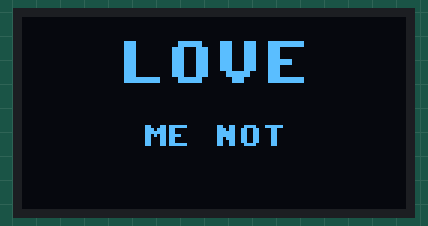
This program was run on a simulated ESP8266 board running MicroPython. Shown: 128×64 one-colour display. Random numbers come from a fixed seed.

Above: at 3.3 s.
At 13.2 s:
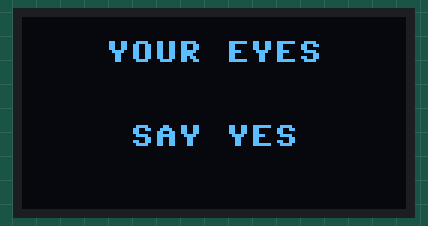
At 18.2 s:
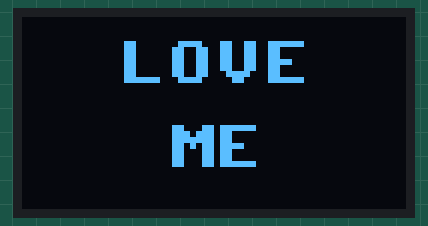
At 21.5 s:
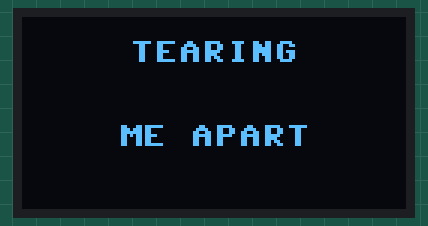
At 32.7 s:
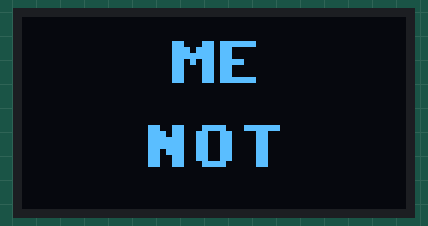
At 36.1 s:
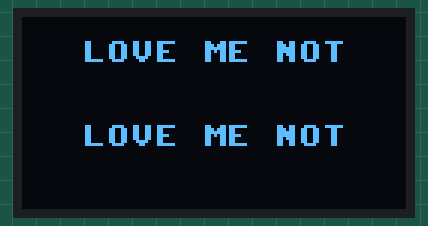

Measured:
- what the display in image 0 shows lasts 0.8 s, from 3.2 s to 4.0 s
- what the display in image 1 shows lasts 2.1 s, from 13.1 s to 15.2 s
- what the display in image 5 shows lasts 1.3 s, from 36.1 s to 37.4 s

The program:

micropython_script.py
```python
# ╔══════════════════════════════════════════╗
# ║   "LOVE ME NOT" — OLED Lyric Animation  ║
# ║   MicroPython · ESP8266 + SSD1306 128x64 ║
# ║   SCL → D3 (GPIO 0)  SDA → D2 (GPIO 4)  ║
# ╚══════════════════════════════════════════╝
#
# Flash MicroPython firmware first, then upload this as main.py
#
# Required library — upload to ESP8266 alongside this file:
#   ssd1306.py  →  https://github.com/micropython/micropython-lib/blob/master/micropython/drivers/display/ssd1306/ssd1306.py
#
# Quick install via mpremote / Thonny / ampy:
#   mpremote mip install ssd1306
#
# ── Timing ────────────────────────────────────────────────
# One beat in ms — change to match your song BPM
#   120 BPM → 500  |  100 BPM → 600  |  140 BPM → 428
BEAT_MS = 500

from machine import Pin, I2C, ADC
import ssd1306
import utime
import urandom

# ── Pin & display setup ───────────────────────────────────
# D2 = GPIO4 (SDA),  D3 = GPIO0 (SCL)
i2c = I2C(scl=Pin(0), sda=Pin(4), freq=400000)
oled = ssd1306.SSD1306_I2C(128, 64, i2c, addr=0x3C)

W = 128
H = 64

# ── Lyric list ────────────────────────────────────────────
# (line1, line2, beats, style)
# style: 0=glitch  1=typewriter  2=heartbeat  3=shake
#        4=scanline  5=split  6=strobe  7=matrix
LYRICS = [
    ("LOVE",        "ME NOT",      4, 2),
    ("DO YOU",      "LOVE ME?",    3, 0),
    ("OR NOT?",     "",            2, 6),
    ("I CAN'T",     "TELL...",     4, 1),
    ("YOUR EYES",   "SAY YES",     4, 5),
    ("YOUR LIPS",   "SAY NO",      4, 3),
    ("LOVE",        "ME",          2, 2),
    ("NOT",         "",            2, 6),
    ("TEARING",     "ME APART",    4, 4),
    ("LOVE ME",     "LOVE ME",     3, 7),
    ("NOT",         "",            2, 6),
    ("JUST",        "DECIDE!",     4, 3),
    ("LOVE",        "<3",          3, 2),
    ("ME",          "NOT",         4, 5),
    ("LOVE ME NOT", "LOVE ME NOT", 5, 7),
    ("I STILL",     "LOVE YOU",    5, 1),
    ("",            "...",         3, 4),
    ("LOVE",        "ME NOT",      6, 2),
]

# ── Helpers ───────────────────────────────────────────────
def cls():
    oled.fill(0)

def show():
    oled.show()

def rnd(n):
    return urandom.randint(0, n - 1) if n > 1 else 0

def sleep(ms):
    utime.sleep_ms(ms)

def ticks():
    return utime.ticks_ms()

def elapsed(t):
    return utime.ticks_diff(ticks(), t)

def auto_size(txt):
    n = len(txt)
    if n <= 4: return 2   # MicroPython ssd1306 supports scale 1-4
    if n <= 7: return 1
    return 1

# MicroPython's ssd1306 uses text(str, x, y) with 8×8 pixel chars.
# Scale 2 = 16×16 per char, scale 1 = 8×8 per char.
def char_w(scale): return 8 * scale
def char_h(scale): return 8 * scale

def centered_text(txt, y, scale=1):
    """Draw text centred horizontally at row y."""
    w = len(txt) * char_w(scale)
    x = max(0, (W - w) // 2)
    # ssd1306.text doesn't support scaling natively — use framebuf trick
    if scale == 1:
        oled.text(txt, x, y)
    else:
        # Draw scaled by blitting a tiny framebuf
        import framebuf
        tmp = framebuf.FrameBuffer(
            bytearray(len(txt) * 8 * 8 // 8 + 8), len(txt) * 8, 8,
            framebuf.MONO_HLSB)
        tmp.fill(0)
        tmp.text(txt, 0, 0, 1)
        # Scale up manually — each pixel becomes scale×scale block
        for cy in range(8):
            for cx in range(len(txt) * 8):
                if tmp.pixel(cx, cy):
                    oled.fill_rect(x + cx * scale, y + cy * scale,
                                   scale, scale, 1)

def draw_lyrics(l1, l2, ox=0, oy=0):
    has_two = len(l2) > 0
    if has_two:
        s1 = auto_size(l1)
        s2 = auto_size(l2)
        centered_text(l1, oy + 8,  s1)
        centered_text(l2, oy + 36, s2)
    else:
        s1 = auto_size(l1)
        centered_text(l1, oy + 20, s1)

# ox shifting version (glitch/shake needs x offset)
def draw_lyrics_ox(l1, l2, ox=0, oy=0):
    """Draw lyrics with a horizontal pixel offset (for slide/shake)."""
    has_two = len(l2) > 0
    if has_two:
        s1 = auto_size(l1)
        s2 = auto_size(l2)
        _centered_text_ox(l1, oy + 8,  s1, ox)
        _centered_text_ox(l2, oy + 36, s2, ox)
    else:
        s1 = auto_size(l1)
        _centered_text_ox(l1, oy + 20, s1, ox)

def _centered_text_ox(txt, y, scale, ox):
    w = len(txt) * char_w(scale)
    x = max(-W, min(W, (W - w) // 2 + ox))
    if scale == 1:
        oled.text(txt, x, y)
    else:
        import framebuf
        tmp = framebuf.FrameBuffer(
            bytearray(len(txt) * 8 * 8 // 8 + 8), len(txt) * 8, 8,
            framebuf.MONO_HLSB)
        tmp.fill(0)
        tmp.text(txt, 0, 0, 1)
        for cy in range(8):
            for cx in range(len(txt) * 8):
                if tmp.pixel(cx, cy):
                    nx = x + cx * scale
                    ny = y + cy * scale
                    if 0 <= nx < W and 0 <= ny < H:
                        oled.fill_rect(nx, ny, scale, scale, 1)

# ── Invert helper (SSD1306 command byte) ─────────────────
def invert(on):
    oled.write_cmd(0xA7 if on else 0xA6)

# ─────────────────────────────────────────────────────────
#  ANIMATION FUNCTIONS
# ─────────────────────────────────────────────────────────

# 0 — GLITCH SLIDE IN from right
def anim_glitch(l1, l2, hold_ms):
    x = W
    while x >= 0:
        cls()
        for _ in range(6):
            gy = rnd(H); gx = rnd(W); gw = rnd(40) + 5
            oled.hline(gx, gy, min(gw, W - gx), 1)
        draw_lyrics_ox(l1, l2, x, 0)
        show()
        sleep(30)
        x -= 12

    t = ticks()
    while elapsed(t) < hold_ms:
        cls()
        for _ in range(4):
            gy = rnd(H)
            oled.hline(0, gy, rnd(W) + 10, 1)
        draw_lyrics_ox(l1, l2, rnd(6) - 3, 0)
        show()
        sleep(80)
        cls()
        draw_lyrics(l1, l2)
        show()
        sleep(120)

# 1 — TYPEWRITER
def anim_typewriter(l1, l2, hold_ms):
    has_two = len(l2) > 0
    s1 = auto_size(l1)
    s2 = auto_size(l2) if has_two else 1

    for i in range(len(l1) + 1):
        buf = l1[:i]
        cls()
        if has_two:
            centered_text(buf, 8, s1)
            cw = len(buf) * char_w(s1)
            cx = (W - len(l1) * char_w(s1)) // 2 + cw
            oled.fill_rect(max(0, cx), 8, 3, char_h(s1), 1)
        else:
            centered_text(buf, 20, s1)
            cw = len(buf) * char_w(s1)
            cx = (W - len(l1) * char_w(s1)) // 2 + cw
            oled.fill_rect(max(0, cx), 20, 3, char_h(s1), 1)
        show()
        sleep(80)

    if has_two:
        for i in range(len(l2) + 1):
            buf = l2[:i]
            cls()
            centered_text(l1, 8, s1)
            centered_text(buf, 36, s2)
            cw = len(buf) * char_w(s2)
            cx = (W - len(l2) * char_w(s2)) // 2 + cw
            oled.fill_rect(max(0, cx), 36, 3, char_h(s2), 1)
            show()
            sleep(80)

    sleep(hold_ms)

# 2 — HEARTBEAT PULSE
def anim_heartbeat(l1, l2, hold_ms):
    cls(); draw_lyrics(l1, l2); show(); sleep(150)
    t = ticks()
    while elapsed(t) < hold_ms:
        invert(True);  sleep(60)
        invert(False); sleep(80)
        invert(True);  sleep(40)
        invert(False); sleep(40)
        rest = BEAT_MS * 2 - 220
        sleep(max(0, rest))
    invert(False)

# 3 — SHAKE / TREMBLE
def anim_shake(l1, l2, hold_ms):
    x = W
    while x >= 0:
        cls(); draw_lyrics_ox(l1, l2, x, 0); show(); sleep(20)
        x -= 20
    offsets = [-4, 4, -3, 3, -2, 2, -1, 1, 0]
    t = ticks()
    while elapsed(t) < hold_ms:
        for i in range(9):
            cls()
            draw_lyrics_ox(l1, l2, offsets[i], offsets[(i + 3) % 9])
            show()
            sleep(35)

# 4 — SCANLINE WIPE
def anim_scanline(l1, l2, hold_ms):
    scan_y = 0
    while scan_y < H:
        cls()
        draw_lyrics(l1, l2)
        oled.fill_rect(0, scan_y, W, H - scan_y, 0)
        oled.hline(0, scan_y, W, 1)
        show()
        sleep(12)
        scan_y += 2
    cls(); draw_lyrics(l1, l2); show()
    sleep(hold_ms)

# 5 — SPLIT REVEAL
def anim_split(l1, l2, hold_ms):
    step = W
    while step >= 0:
        cls()
        draw_lyrics(l1, l2)
        # mask top-right
        if W - step > 0:
            oled.fill_rect(step, 0, W - step, H // 2, 0)
        # mask bottom-left
        if step > 0:
            oled.fill_rect(0, H // 2, step, H // 2, 0)
        show()
        sleep(20)
        step -= 8
    cls(); draw_lyrics(l1, l2); show()
    sleep(hold_ms)

# 6 — STROBE FLASH
def anim_strobe(l1, l2, hold_ms):
    t = ticks()
    on = True
    interval = 60
    while elapsed(t) < hold_ms:
        cls()
        if on:
            draw_lyrics(l1, l2)
        show()
        on = not on
        sleep(interval)
        mid = hold_ms // 2
        diff = abs(elapsed(t) - mid)
        interval = 40 + diff // 8
    cls(); draw_lyrics(l1, l2); show()

# 7 — MATRIX RAIN then reveal
def anim_matrix(l1, l2, hold_ms):
    charset = "01LOVEMENOT!?*#@"
    cols = W // 8
    drops = [rnd(H) for _ in range(cols)]
    rain_time = min(1200, hold_ms // 2)

    t = ticks()
    while elapsed(t) < rain_time:
        # fade rows randomly
        for fy in range(0, H, 8):
            if rnd(3) == 0:
                oled.fill_rect(0, fy, W, 8, 0)
        for col in range(cols):
            ch = charset[rnd(len(charset))]
            oled.text(ch, col * 8, drops[col], 1)
            drops[col] = (drops[col] + 8) % H
        show()
        sleep(60)

    # Flash reveal
    invert(True);  sleep(80)
    invert(False)
    cls(); draw_lyrics(l1, l2); show()
    sleep(hold_ms - rain_time)

# ─────────────────────────────────────────────────────────
#  INTRO
# ─────────────────────────────────────────────────────────
def play_intro():
    heart = [
        " ** ** ",
        "*     *",
        " *   * ",
        "  * *  ",
        "   *   ",
    ]
    for frame in range(20):
        cls()
        for r, row in enumerate(heart):
            oled.text(row, (W - len(row) * 8) // 2,
                      4 + r * 8 + (frame % 2), 1)
        oled.text("LOVE ME NOT", (W - 11 * 8) // 2, 52, 1)
        show()
        sleep(80)
    invert(True);  sleep(120)
    invert(False); sleep(80)
    invert(True);  sleep(80)
    invert(False); sleep(400)
    cls(); show()

# ─────────────────────────────────────────────────────────
#  OUTRO — expanding circles
# ─────────────────────────────────────────────────────────
def play_outro():
    for radius in range(0, 50, 1):
        cls()
        r = 0
        while r < radius:
            # Draw circle using midpoint algorithm
            cx, cy = W // 2, H // 2
            x, y = r, 0
            err = 0
            while x >= y:
                for dx, dy in [(x,y),(-x,y),(x,-y),(-x,-y),(y,x),(-y,x),(y,-x),(-y,-x)]:
                    px, py = cx + dx, cy + dy
                    if 0 <= px < W and 0 <= py < H:
                        oled.pixel(px, py, 1)
                y += 1
                err += 1 + 2 * y
                if 2 * (err - x) + 1 > 0:
                    x -= 1
                    err += 1 - 2 * x
            r += 4
        oled.text("LOVE ME NOT", (W - 11 * 8) // 2, H // 2 - 4, 1)
        show()
        sleep(40)
    sleep(800)

# ─────────────────────────────────────────────────────────
#  DISPATCH TABLE
# ─────────────────────────────────────────────────────────
ANIMS = [
    anim_glitch,
    anim_typewriter,
    anim_heartbeat,
    anim_shake,
    anim_scanline,
    anim_split,
    anim_strobe,
    anim_matrix,
]

# ─────────────────────────────────────────────────────────
#  MAIN
# ─────────────────────────────────────────────────────────
play_intro()

while True:
    for (l1, l2, beats, style) in LYRICS:
        hold = beats * BEAT_MS
        ANIMS[style](l1, l2, hold)
        cls(); show()
        sleep(80)

    play_outro()
    sleep(1000)
```
